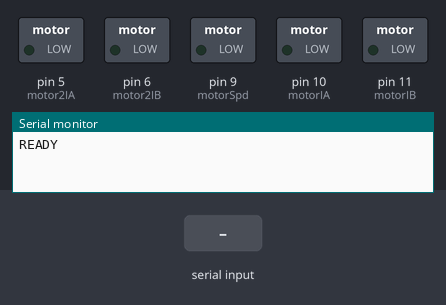
Bench run of a sketch on a simulated Arduino Mega 2560, built with avr-gcc and run on an emulated ATmega2560. Shown: switched loads named in the sketch (green lamp = pin HIGH), the last lines printed to the serial monitor. Inputs (shaded band) come from the test bench.

Above: at 1.2 s.
1.3 s: "V,45\n" received over the second serial link
At 2.3 s:
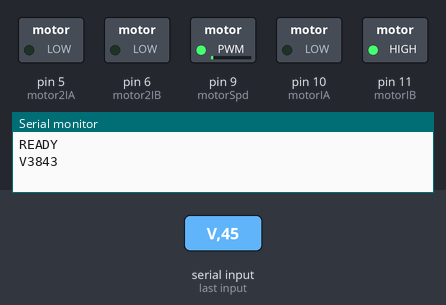
4.1 s: "H,45\n" received over the second serial link
At 4.7 s:
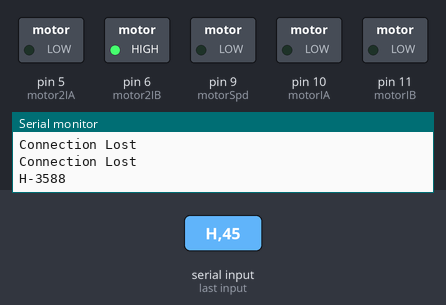
Timing chart, 0 to 7.1 s (numbered marks = the images above; inputs shaded):
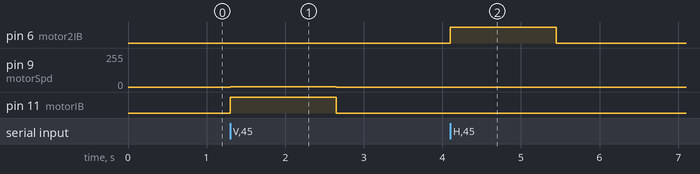

The sketch:

carroPuenteH.ino
```cpp
/*
This arduino app is to controll a car with 2 DC motors using a
double H-Bridge circuit to control both motors in direction and
speed (forward, reverse) with the use of a bluetooth
connection with your android device (app called BluIno).
This app uses the PWM (Pulse-width modulation) to control the
power that the motors will use.

Programer:       Michael Duarte - michael.duarte@hotmail.com
Version:         1.0 for Arduino MEGA2560
Date:            October 2012
*/
#define charComand 5 // characters per comand
#define servoControlPin 8
#define motorSpd 9
#define motorIA 10
#define motorIB 11
//#define motor2Spd 4
#define motor2IA 5
#define motor2IB 6
// a maximum of eight servo objects can be created
int pos = 0;    // variable to store the servo position
int spd = 0;    // Variable to store the motor speed
int midspd = 255;
int midpos = 255;
int special = 0;
unsigned long lastCommand;
char signal,car;

void setup()
{
  pinMode(motorSpd,OUTPUT);
  pinMode(motorIA,OUTPUT);
  pinMode(motorIB,OUTPUT);
 // pinMode(motor2Spd,OUTPUT);
  pinMode(motor2IA,OUTPUT);
  pinMode(motor2IB,OUTPUT);
  Serial3.begin(115200);
  Serial.begin(115200);
  Serial.println("READY ");
}

void loop()
{
  if(Serial3.available()>=charComand){
    lastCommand=millis();
    signal=Serial3.read();
    Serial.print(signal);
    switch(signal){

    case 'S':
      readInt(special);
      switch(special){
        case 0:    // Parar todo
          Stop_all();
          break;

        case 1:    //continua conectado
          lastCommand=millis();
          break;
      }
      Serial.println(special);
      break;

    case 'V':                   // Vertical Bar
      readInt(spd);
      if (spd == midspd){
        Stop();
      }
      else if (spd > midspd){
        spd-=midspd;
        goForward(spd);
      }
      else{
        spd=midspd-spd;
        goBackward(spd);
      }
      Serial.println(spd);
      break;


    case 'H':        //Movimiento de barra Horizontal
      readInt(pos);
      if (pos == midpos){
         Stop_turn();
      }
      else if(pos > midpos){
       // pos-=midpos;
       goRight();
      }
      else{
        //pos=midpos-pos;
        goLeft();
      }
      Serial.println(pos);
      break;

    case 'L': // New Left bar value
       readInt(midspd);
       midspd/=2;
       Stop();
       Serial.println(midspd);
       break;

    case 'R': // New right bar value
      readInt(midpos);
      midpos/=2;
      Stop_turn();
      Serial.println(midpos);
      break;
    }

    delay(1);
  }
  if( (millis() - lastCommand) > 1350){
    Stop_all();
    lastCommand=millis();
    Serial3.flush();
    Serial.println("Connection Lost");
  }
}


void readInt(int &num){
  num = 0;
  for(int i=0;i<(charComand-1);i++){
    car=Serial3.read();
    num+=(car-48)*(int)(0.5+pow(10,(charComand-2)-i));
   }
}

void goForward(int i){
  digitalWrite(motorIB, LOW);
  digitalWrite(motorIA, HIGH);
  analogWrite(motorSpd,i);
}

void goBackward(int i){
  digitalWrite(motorIA, LOW);
  digitalWrite(motorIB, HIGH);
  analogWrite(motorSpd,i);
}

void goRight()//(int i)
{
  digitalWrite(motor2IB, LOW);
  digitalWrite(motor2IA, HIGH);
  //analogWrite(motor2Spd,i);
}

void goLeft()//(int i)
{
  digitalWrite(motor2IA, LOW);
  digitalWrite(motor2IB, HIGH);
  //analogWrite(motor2Spd,i);
}

void Stop_all(){
  Stop();
  Stop_turn();
}

void Stop(){
  digitalWrite(motorSpd,LOW);
  digitalWrite(motorIA,LOW);
  digitalWrite(motorIB,LOW);
}

void Stop_turn(){
  //digitalWrite(motor2Spd,LOW);
  digitalWrite(motor2IA,LOW);
  digitalWrite(motor2IB,LOW);
}
```

Measured:
- after the input at 1.3 s, pin 9 (motorSpd): 0/255 → 3/255 at once, → 0/255 1.3 s later; pin 11 (motorIB): LOW → HIGH at once, → LOW 1.3 s later
- after the input at 4.1 s, pin 6 (motor2IB): LOW → HIGH at once, → LOW 1.4 s later
